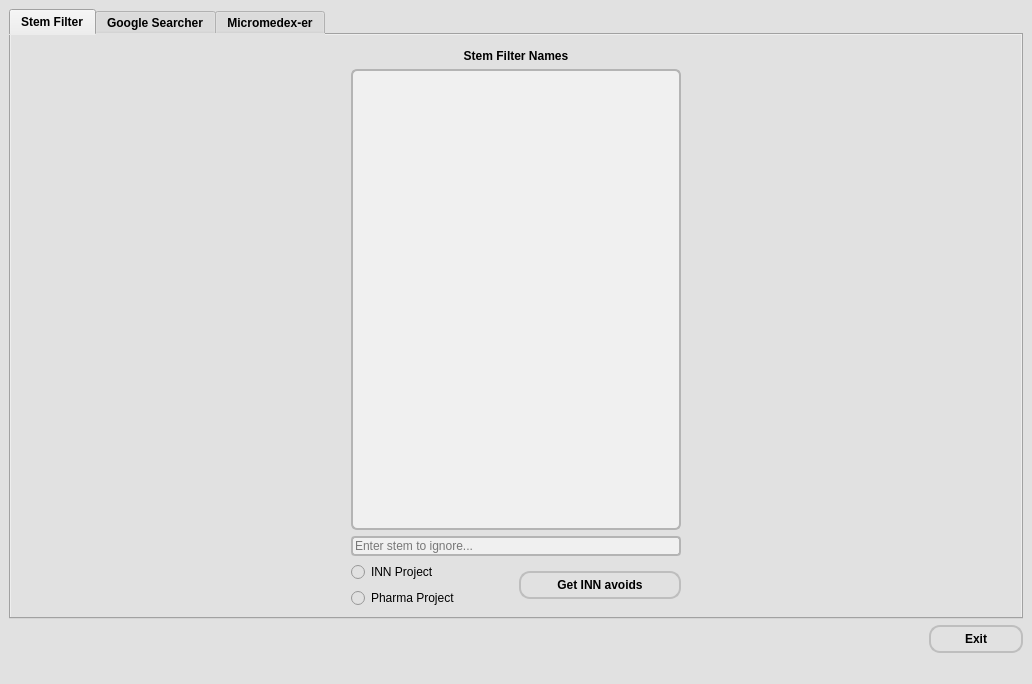
<?xml version="1.0" encoding="UTF-8"?>
<ui version="4.0">
 <class>pm_screener</class>
 <widget class="QMainWindow" name="pm_screener">
  <property name="geometry">
   <rect>
    <x>0</x>
    <y>0</y>
    <width>1032</width>
    <height>684</height>
   </rect>
  </property>
  <property name="font">
   <font>
    <pointsize>9</pointsize>
   </font>
  </property>
  <property name="windowTitle">
   <string>PM Screener</string>
  </property>
  <property name="styleSheet">
   <string notr="true">QWidget{
background-color: rgb(225, 225, 225);
}
QCheckBox{
width:130%;
}
QTableWidget{
background-color: rgb(240, 240, 240);
border: 2px solid rgb(200, 200, 200);
}
QTableWidget:hover, QTableWidget:focus{
background-color:rgb(255,255,255);
}
QProgressBar{
background-color: rgb(215, 215, 215);;
color:white;
}
QProgressBar:bar {
background-color: grey;
width: 10px;
margin: 1px;
}
QRadioButton:hover{
color:rgb(100,100,100);
}
QTextEdit, QPlainTextEdit{
border: 2px solid rgb(180, 180, 180);
border-radius: 6px;
padding: 5px;
background-color: rgb(240, 240, 240);
}
QLineEdit{
border: 2px solid rgb(180, 180, 180);
border-radius: 4px;
background-color: rgb(240, 240, 240);
}
QLineEdit:hover, QLineEdit:focus, QTextEdit:hover, QTextEdit:focus, QPlainTextEdit:hover, QPlainTextEdit:focus{
background-color:rgb(255,255,255);
}
QLabel{
padding-top:5px;
color: black;
font: bold;
}
QPushButton {
color: black;
border: 2px solid rgb(190, 190, 190);
border-radius: 11px;
padding: 5px;
background: qradialgradient(cx: 0.2, cy: 1.3,
fx: 1.0, fy: 0.5,
radius: 1.35, stop: 0 rgb(228, 228, 228), stop: 1 rgb(208, 208, 208));
min-width: 80px;
font: bold;
}
QPushButton:pressed {
color:blue;
background: qradialgradient(cx: 0.4, cy: -0.1,
fx: 0.4, fy: -0.1,
radius: 1.35, stop: 0 #fff, stop: 1 rgb(245, 245, 245));
font:italic;
}
QPushButton:hover{
color:rgb(100,100,100);
}
QScrollBar::horizontal {
max-height: 7px;
}
QScrollBar::vertical {
max-width: 7px;
}
QScrollBar::handle:vertical {
background-color:rgb(200, 200, 200);
max-width: 4px;
}
QScrollBar::handle:horizontal {
background-color:rgb(200, 200, 200);
max-height: 4px;
}</string>
  </property>
  <widget class="QWidget" name="MainWindow">
   <property name="styleSheet">
    <string notr="true">opacity: 0;</string>
   </property>
   <layout class="QGridLayout" name="gridLayout">
    <item row="1" column="1">
     <layout class="QHBoxLayout" name="horizontalLayout_7">
      <item>
       <spacer name="horizontalSpacer_5">
        <property name="orientation">
         <enum>Qt::Horizontal</enum>
        </property>
        <property name="sizeHint" stdset="0">
         <size>
          <width>40</width>
          <height>20</height>
         </size>
        </property>
       </spacer>
      </item>
      <item>
       <widget class="QPushButton" name="exit_btn">
        <property name="statusTip">
         <string>Exit the program</string>
        </property>
        <property name="text">
         <string>Exit</string>
        </property>
       </widget>
      </item>
     </layout>
    </item>
    <item row="0" column="1">
     <widget class="QTabWidget" name="pm_screener_tab">
      <property name="font">
       <font>
        <weight>75</weight>
        <bold>true</bold>
       </font>
      </property>
      <property name="currentIndex">
       <number>0</number>
      </property>
      <widget class="QWidget" name="stem_filter">
       <attribute name="title">
        <string>Stem Filter</string>
       </attribute>
       <layout class="QGridLayout" name="gridLayout_2">
        <item row="0" column="0">
         <spacer name="horizontalSpacer">
          <property name="orientation">
           <enum>Qt::Horizontal</enum>
          </property>
          <property name="sizeHint" stdset="0">
           <size>
            <width>40</width>
            <height>20</height>
           </size>
          </property>
         </spacer>
        </item>
        <item row="0" column="3">
         <spacer name="horizontalSpacer_2">
          <property name="orientation">
           <enum>Qt::Horizontal</enum>
          </property>
          <property name="sizeHint" stdset="0">
           <size>
            <width>40</width>
            <height>20</height>
           </size>
          </property>
         </spacer>
        </item>
        <item row="0" column="1">
         <layout class="QVBoxLayout" name="verticalLayout">
          <item>
           <widget class="QLabel" name="label">
            <property name="statusTip">
             <string>Stem Filter Names</string>
            </property>
            <property name="text">
             <string>Stem Filter Names</string>
            </property>
            <property name="alignment">
             <set>Qt::AlignCenter</set>
            </property>
           </widget>
          </item>
          <item>
           <widget class="QPlainTextEdit" name="filter_names_input">
            <property name="statusTip">
             <string>Stem Filter names</string>
            </property>
           </widget>
          </item>
          <item>
           <widget class="QLineEdit" name="filter_ignore_line">
            <property name="statusTip">
             <string>Enter a stem to ignore</string>
            </property>
            <property name="placeholderText">
             <string>Enter stem to ignore...</string>
            </property>
           </widget>
          </item>
          <item>
           <layout class="QHBoxLayout" name="horizontalLayout">
            <item>
             <layout class="QVBoxLayout" name="verticalLayout_2">
              <item>
               <widget class="QRadioButton" name="filter_inn_radio">
                <property name="statusTip">
                 <string>Get results for an INN project (includes USAN avoids)</string>
                </property>
                <property name="text">
                 <string>INN Project</string>
                </property>
               </widget>
              </item>
              <item>
               <widget class="QRadioButton" name="filter_pharma_radio">
                <property name="statusTip">
                 <string>Get results for a pharma project (ignores USAN avoids)</string>
                </property>
                <property name="text">
                 <string>Pharma Project</string>
                </property>
               </widget>
              </item>
             </layout>
            </item>
            <item>
             <widget class="QPushButton" name="filter_build_doc_btn">
              <property name="statusTip">
               <string>Get Stem Filter results (will build an excel document)</string>
              </property>
              <property name="text">
               <string>Get INN avoids</string>
              </property>
             </widget>
            </item>
           </layout>
          </item>
         </layout>
        </item>
       </layout>
      </widget>
      <widget class="QWidget" name="google_searcher">
       <attribute name="title">
        <string>Google Searcher</string>
       </attribute>
       <layout class="QGridLayout" name="gridLayout_3">
        <item row="0" column="1">
         <layout class="QHBoxLayout" name="horizontalLayout_4">
          <item>
           <layout class="QVBoxLayout" name="verticalLayout_5">
            <item>
             <widget class="QLabel" name="label_2">
              <property name="statusTip">
               <string>Google Searcher Names</string>
              </property>
              <property name="text">
               <string>Google Searcher Names</string>
              </property>
              <property name="alignment">
               <set>Qt::AlignCenter</set>
              </property>
             </widget>
            </item>
            <item>
             <widget class="QPlainTextEdit" name="google_names_input">
              <property name="statusTip">
               <string>Google Searcher Names</string>
              </property>
             </widget>
            </item>
            <item>
             <widget class="QLineEdit" name="google_key_input">
              <property name="statusTip">
               <string>Enter a keyword to search with</string>
              </property>
              <property name="placeholderText">
               <string>Enter keyword to searh with here...</string>
              </property>
             </widget>
            </item>
            <item>
             <layout class="QHBoxLayout" name="horizontalLayout_2">
              <item>
               <widget class="QRadioButton" name="google_just_names_radio">
                <property name="statusTip">
                 <string>Search the above names alone</string>
                </property>
                <property name="text">
                 <string>Just Names</string>
                </property>
               </widget>
              </item>
              <item>
               <widget class="QRadioButton" name="google_with_key_radio">
                <property name="statusTip">
                 <string>Search the above names with a keyword</string>
                </property>
                <property name="text">
                 <string>With Keyword</string>
                </property>
               </widget>
              </item>
             </layout>
            </item>
            <item>
             <layout class="QHBoxLayout" name="horizontalLayout_3">
              <item>
               <widget class="QPushButton" name="google_search_btn">
                <property name="statusTip">
                 <string>Open google search results for these names in browser</string>
                </property>
                <property name="text">
                 <string>Open Pages</string>
                </property>
               </widget>
              </item>
             </layout>
            </item>
           </layout>
          </item>
         </layout>
        </item>
        <item row="0" column="0">
         <spacer name="horizontalSpacer_3">
          <property name="orientation">
           <enum>Qt::Horizontal</enum>
          </property>
          <property name="sizeHint" stdset="0">
           <size>
            <width>234</width>
            <height>20</height>
           </size>
          </property>
         </spacer>
        </item>
        <item row="0" column="2">
         <spacer name="horizontalSpacer_4">
          <property name="orientation">
           <enum>Qt::Horizontal</enum>
          </property>
          <property name="sizeHint" stdset="0">
           <size>
            <width>240</width>
            <height>20</height>
           </size>
          </property>
         </spacer>
        </item>
       </layout>
      </widget>
      <widget class="QWidget" name="micromedexer">
       <attribute name="title">
        <string>Micromedex-er</string>
       </attribute>
       <layout class="QGridLayout" name="gridLayout_4">
        <item row="0" column="1" rowspan="3">
         <layout class="QHBoxLayout" name="horizontalLayout_5">
          <item>
           <layout class="QVBoxLayout" name="verticalLayout_7">
            <item>
             <widget class="QLabel" name="label_3">
              <property name="statusTip">
               <string>Micromedex Names</string>
              </property>
              <property name="text">
               <string>Micromedex Names</string>
              </property>
              <property name="alignment">
               <set>Qt::AlignCenter</set>
              </property>
             </widget>
            </item>
            <item>
             <widget class="QPlainTextEdit" name="micro_names_input">
              <property name="statusTip">
               <string>Enter names to be searched on Micromedex</string>
              </property>
             </widget>
            </item>
            <item>
             <layout class="QHBoxLayout" name="horizontalLayout_6">
              <item>
               <widget class="QPushButton" name="micro_search_btn">
                <property name="statusTip">
                 <string>Search the above names on Micromedex</string>
                </property>
                <property name="text">
                 <string>Search Micromedex</string>
                </property>
               </widget>
              </item>
              <item>
               <layout class="QVBoxLayout" name="verticalLayout_8">
                <item>
                 <widget class="QLineEdit" name="micro_username_input">
                  <property name="statusTip">
                   <string>Enter Micromedex username</string>
                  </property>
                  <property name="placeholderText">
                   <string>Username</string>
                  </property>
                 </widget>
                </item>
                <item>
                 <widget class="QLineEdit" name="micro_password_input">
                  <property name="statusTip">
                   <string>Enter Micromedex password</string>
                  </property>
                  <property name="placeholderText">
                   <string>Password</string>
                  </property>
                 </widget>
                </item>
               </layout>
              </item>
             </layout>
            </item>
           </layout>
          </item>
         </layout>
        </item>
        <item row="0" column="2" rowspan="3">
         <layout class="QVBoxLayout" name="verticalLayout_3">
          <item>
           <widget class="QLabel" name="label_4">
            <property name="statusTip">
             <string>Micromedex Data Table</string>
            </property>
            <property name="text">
             <string>Micromedex Data Table</string>
            </property>
            <property name="alignment">
             <set>Qt::AlignCenter</set>
            </property>
           </widget>
          </item>
          <item>
           <widget class="QTableWidget" name="micro_table">
            <property name="statusTip">
             <string>Micromedex Data Table</string>
            </property>
           </widget>
          </item>
          <item>
           <layout class="QHBoxLayout" name="horizontalLayout_8">
            <item>
             <widget class="QProgressBar" name="micro_progress_bar">
              <property name="value">
               <number>24</number>
              </property>
             </widget>
            </item>
            <item>
             <spacer name="horizontalSpacer_6">
              <property name="orientation">
               <enum>Qt::Horizontal</enum>
              </property>
              <property name="sizeType">
               <enum>QSizePolicy::Fixed</enum>
              </property>
              <property name="sizeHint" stdset="0">
               <size>
                <width>200</width>
                <height>20</height>
               </size>
              </property>
             </spacer>
            </item>
            <item>
             <widget class="QPushButton" name="micro_to_excel_btn">
              <property name="statusTip">
               <string>See results in Excel</string>
              </property>
              <property name="text">
               <string>See all data in Excel</string>
              </property>
             </widget>
            </item>
           </layout>
          </item>
         </layout>
        </item>
       </layout>
      </widget>
     </widget>
    </item>
   </layout>
  </widget>
  <widget class="QStatusBar" name="statusbar"/>
  <action name="actionExit">
   <property name="text">
    <string>Leave</string>
   </property>
   <property name="shortcut">
    <string/>
   </property>
  </action>
  <action name="actionView_pharma_avoids">
   <property name="text">
    <string>View Pharma Avoids</string>
   </property>
   <property name="statusTip">
    <string>View Pharma Avoids</string>
   </property>
  </action>
  <action name="actionView_inn_avoids">
   <property name="text">
    <string>View INN Avoids</string>
   </property>
  </action>
  <action name="actionProject_avoids">
   <property name="text">
    <string>Project Avoids</string>
   </property>
  </action>
  <action name="actionInternal_names">
   <property name="text">
    <string>Internal Names</string>
   </property>
  </action>
  <action name="actionPresented_names">
   <property name="text">
    <string>Presented Names</string>
   </property>
  </action>
  <action name="actionCompetitor_names">
   <property name="text">
    <string>Competitor Names</string>
   </property>
  </action>
  <action name="actionOptions">
   <property name="text">
    <string>Options</string>
   </property>
   <property name="statusTip">
    <string>View Options</string>
   </property>
  </action>
  <action name="actionTool_1">
   <property name="text">
    <string>Tool 1</string>
   </property>
  </action>
  <action name="actionTool_style">
   <property name="text">
    <string>Tool 2</string>
   </property>
  </action>
  <action name="actionTool_3">
   <property name="text">
    <string>Tool 3</string>
   </property>
  </action>
  <action name="actionTool_4">
   <property name="text">
    <string>Tool 4</string>
   </property>
  </action>
  <action name="actionTool_5">
   <property name="text">
    <string>Tool 5</string>
   </property>
  </action>
  <action name="actionSave_names">
   <property name="text">
    <string>Commit Names</string>
   </property>
  </action>
  <action name="actionSort_names">
   <property name="text">
    <string>Sort Names (A-Z)</string>
   </property>
  </action>
  <action name="actionFind_conflicts">
   <property name="text">
    <string>Find Conflicts</string>
   </property>
  </action>
  <action name="actionClear_avoids">
   <property name="text">
    <string>Clear All Avoids</string>
   </property>
  </action>
  <action name="actionView_stripped_names">
   <property name="text">
    <string>View names without rationale</string>
   </property>
  </action>
  <action name="actionINN_avoids_password_required">
   <property name="text">
    <string>INN avoids (password req.)</string>
   </property>
  </action>
  <action name="actionPharma_Avoids_password_req">
   <property name="text">
    <string>Pharma Avoids (password req.)</string>
   </property>
  </action>
  <action name="actionINN_avoids">
   <property name="text">
    <string>INN Avoids</string>
   </property>
  </action>
  <action name="actionPharma_avoids">
   <property name="text">
    <string>Pharma Avoids</string>
   </property>
  </action>
  <action name="actionAdd_avoids">
   <property name="text">
    <string>Add Avoids</string>
   </property>
  </action>
 </widget>
 <resources/>
 <connections/>
</ui>
